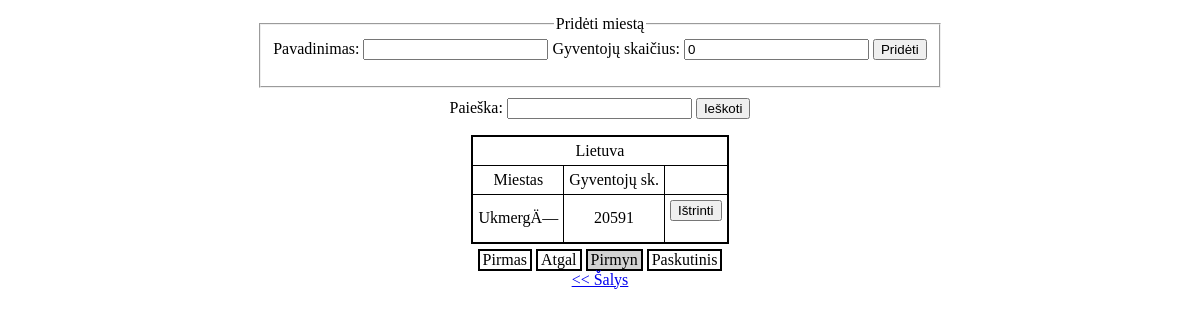
The page /cities.php?id=15&page=2 on the database its author committed.
### tables this page shows
CREATE TABLE `countries` (
  `id` int(11) NOT NULL,
  `name` varchar(45) NOT NULL,
  `population` int(11) NOT NULL,
  `capital` varchar(45) NOT NULL
);

CREATE TABLE `cities` (
  `id` int(11) NOT NULL,
  `name` varchar(45) NOT NULL,
  `population` int(11) NOT NULL,
  `fk_country` int(11) NOT NULL
);

### cityController.php (called while the page is built, shortened)
<?php
include ('database.php');
include('cityModel.php');
include('countryModel.php');
$database = new Database();
$countryModel = new countryModel($database->connection);
$cityModel = new cityModel($database->connection);
if(isset($_GET['page'])){
    $pageno = $_GET['page'];
}
else{
    $pageno = 1;
}
$country_id = $_GET['id'];
$no_per_page = config::RECORD_NUM_PER_PAGE;
if(isset($_GET['search_string'])){
    $search_string = $_GET['search_string'];
    $link = "?id=".$country_id."&search_string=".$_GET['search_string']."&";
    $total_pages = ceil($cityModel->getSearchedCitiesCount($country_id, $_GET['search_string']) / $no_per_page);
    $cities = $cityModel->searchCities($country_id, $_GET['search_string'], $pageno, $no_per_page);
}
else {
    $search_string = "";
    $link = "?id=".$country_id."&";
    $total_pages = ceil($cityModel->getCitiesCount($_GET['id']) / $no_per_page);
    $cities = $cityModel->getCities($country_id, $pageno, $no_per_page);
}
$country = $countryModel->getCountry($country_id);
?>

### database.php (called while the page is built, shortened)
<?php
class Database{
    function __construct()
    {
        $this->connection = mysqli_connect(config::DB_HOST, config::DB_USER, config::DB_PASS, config::DB_NAME);
    }
}
?>

### cityModel.php (called while the page is built, shortened)
<?php
class cityModel
{
    public $connection;
        function __construct($connection)
        {
            $this->connection = $connection;
        }
    public function getCities($country_id, $page_no, $no_per_page){
        $offset = ($page_no-1) * $no_per_page;
        $statement = mysqli_prepare($this->connection,'SELECT * FROM cities WHERE fk_country = ? LIMIT ?, ?');
        $statement->bind_param("iii", $country_id, $offset, $no_per_page);
        $statement->execute();
        return $statement->get_result();
    }
    public function getCitiesCount($country_id){
        $statement = mysqli_prepare($this->connection,"SELECT count(*) as count FROM cities WHERE fk_country = ?");
        $statement->bind_param('i', $country_id);
        $statement->execute();
        $result = $statement->get_result();
        return mysqli_fetch_assoc($result)['count'];
    }
}

### countryModel.php (called while the page is built, shortened)
<?php
class countryModel
{
    public $connection;
    function __construct($connection)
    {
        $this->connection = $connection;
    }
    function getCountry($id){
        $statement = mysqli_prepare($this->connection, 'SELECT * FROM countries WHERE id = ?');
        $statement->bind_param('i', $id);
        $statement->execute();
        $result = $statement->get_result();
        return mysqli_fetch_assoc($result);
    }
}

### cities.php (the view, shortened to what this page needs)
<html>
<head>
    <link type="text/css" rel="stylesheet" href="style.css">
</head>
<body>
<?php include 'cityController.php'; ?>
<div class="container">
    <fieldset style="margin-bottom: 10px;">
        <legend>Pridėti miestą</legend>
        <form  action="storeCity.php" method="post">
            <label>Pavadinimas: <input type="text" name="name"></label>
            <label>Gyventojų skaičius: <input type="number" name="population" value="0"></label>
            <button type="submit">Pridėti</button>
        </form>
    </fieldset>
    <form action="cities.php" method="get">
        <label>Paieška: <input type="text" name="search_string" value="<?php echo $search_string ?>"></label>
        <button type="submit">Ieškoti</button>
    </form>
    <?php  if(mysqli_num_rows($cities) != 0) {?>
    <table>
        <thead>
        <tr><td colspan="3"><?php echo $country['name'] ?></td></tr>
        <tr>
            <td>Miestas</td>
            <td>Gyventojų sk.</td>
            <td></td>
        </tr>
        </thead>
        <tbody>
        <?php while($city = mysqli_fetch_assoc($cities)){?>
            <tr>
                <td><?php echo $city['name'] ?></td>
                <td><?php echo $city['population'] ?></td>
                <td>
                    <form action="deleteCity.php" method="post" style="display: inline-block;">
                        <button type="submit">Ištrinti</button>
                    </form>
                </td>
            </tr>
        <?php } ?>
        </tbody>
    </table>
        <ul class="paging">
            <li><a href="<?php echo $link; ?>page=1">Pirmas</a></li>
            <li class="<?php if($pageno <= 1){echo 'inactive';} ?>">
                <a href="<?php if($pageno <= 1){echo '#';} else { echo $link."page=".($pageno-1); } ?>">Atgal</a>
            </li>
            <li class="<?php if($pageno >= $total_pages){echo 'inactive';} ?>">
                <a href="<?php if($pageno >= $total_pages){echo '#';} else { echo $link."page=".($pageno+1); } ?>">Pirmyn</a>
            </li>
            <li><a href="<?php echo $link; ?>page=<?php echo $total_pages ?>">Paskutinis</a></li>
        </ul>
    <?php }
            ?>
    <a href="countries.php"><< Šalys</a>
</div>
</body>
</html>

### style.css (style rules this page uses)
body { margin: 0; padding: 0; text-align: center; }
div.container { display: inline-block; padding: 15px; margin: auto auto 15px; }
table { border: 2px solid black; border-collapse: collapse; margin: 15px auto auto; }
td { border: 1px solid black; padding: 5px; text-align: center; }
.paging { padding: 0; margin: 5px 0 0; }
.paging li { list-style-type: none; display: inline-block; border: 2px solid black; text-decoration: none; }
.paging li a { padding: 3px; text-decoration: none; color: black }
.paging .inactive { pointer-events: none; background-color: lightgrey; }

### rows shown on the page
countries: name "Lietuva"
cities: name "UkmergÄ—", population "20591"
